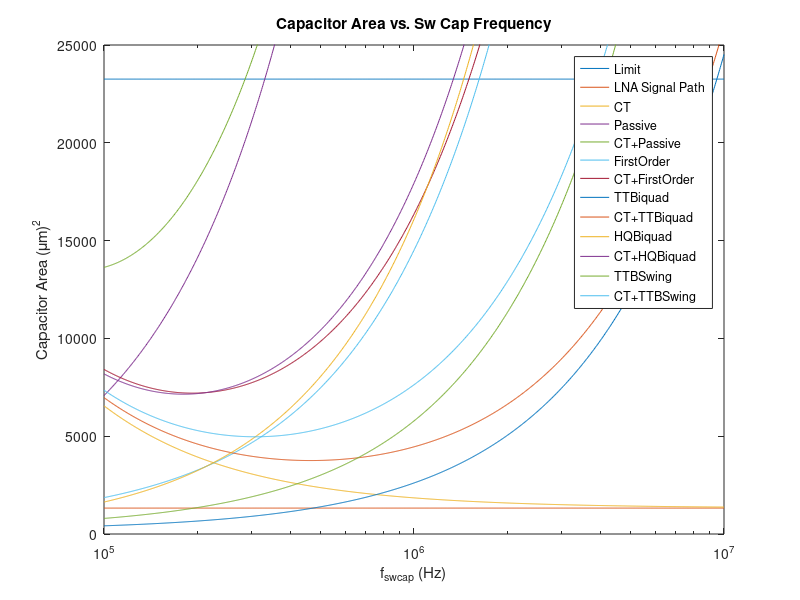
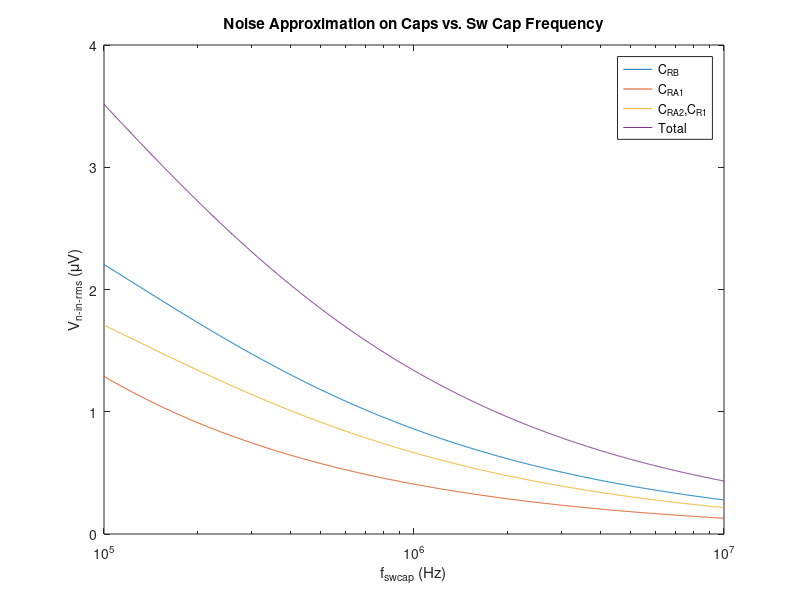
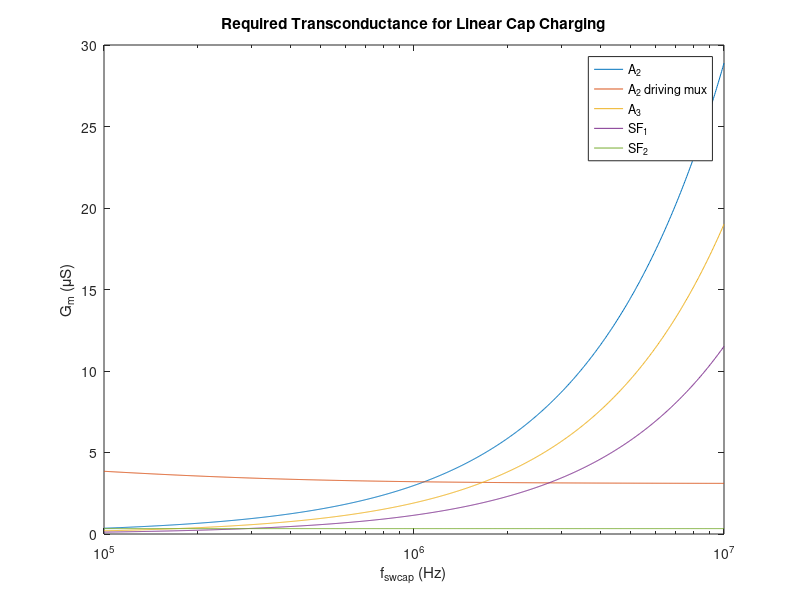
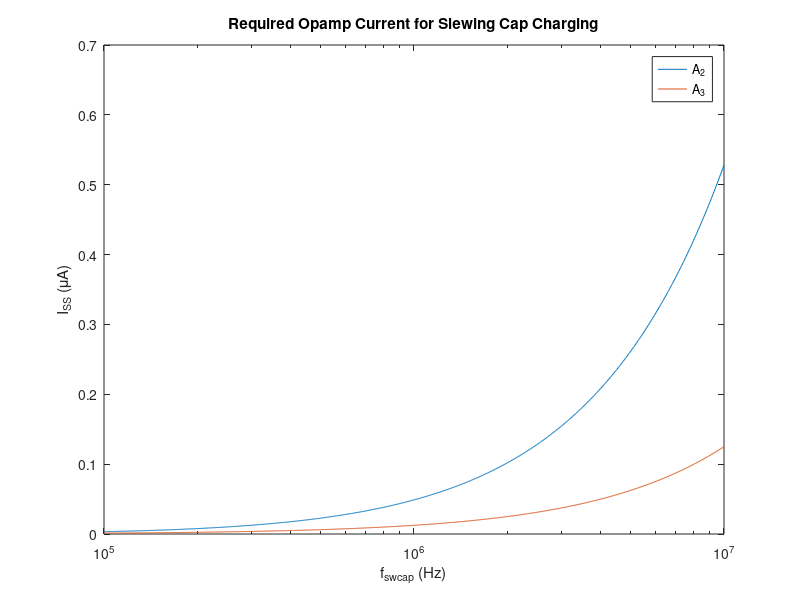

Write the MATLAB code that produced these figures, in order. (Note: this script raises an error after producing the figures.)
% polymorph active swcap BPF calculations
% CRT
% 03/25/2020 - 07/22/2020

%% housekeeping
close all
clear all

%% design parameters

% basic
V_DD = 1.5;
gmid_WI = 25;

% info from pixel system-level design
C_in = 1e-12;

% number of sweep points
num_points = 1000;

% filter design
f_swcap = logspace(5,7,num_points)';
%f_swcap = 480e3;
f_HP = 300;
f_LP = 10e3;
% biquad filter params
omega_0 = 2*pi*sqrt(f_HP .* f_LP);
BW = 2*pi*(f_LP - f_HP);
Q = omega_0 ./ BW;

% mux freq
f_mux = 32 * 30e3;

% first stage gain
A_1 = 100;
A_OL1 = 10000;
% first stage transconductance
g_m1 = 230e-6;
R_O1 = A_OL1 / g_m1;

% filter stage gain
A_f = 1;
% parasitic LPF gain (output of A3)
A_LP = 5/3;

% expected signal amplitudes
sig_AP = 2e-3;
sig_LFP = 3e-3;

% amplitude range
V_pp = 4e-3;
V_p = V_pp / 2;
V_p_single = V_p / 2;

% nonidealities
gain_error = 0.01;
% stopband is defined as the point where 20dB rolloff stops and
% the low-freq zero kicks in
stopband_edge = 5;

% settling accuracy and associated time constant
settle_acc = 0.001;
settling_TCs = -log(settle_acc);
% assumed compensation cap for OTAs
C_load = 100e-15;
% mux line wiring capacitance
C_mux = 20e-15;
% fraction of period available for settling
settling_frac = 0.4;

%% physical constants
k = 1.38e-23;
T = 273 + 37;

%% technology information
cap_per_area = 6.04e-15 / (2*2);    % [F/(um)^2]
cap_per_area_mos = 7.0e-15;
total_area = 152.5^2;
total_cap = total_area * cap_per_area;

area_limit = total_area * ones(num_points, 1);

%% area contrib of LNA signal-path caps
area_sig = 2 .* C_in ./ cap_per_area;

figure
semilogx(f_swcap, area_limit);
hold on
semilogx(f_swcap, area_sig * ones(num_points, 1));

%% area contrib of first-stage CT filter capacitor and signal-path caps
f_LPCT = f_swcap ./ 10;
C_L = g_m1 ./ (2*pi .* f_LPCT .* A_1);

area_CT = C_L ./ cap_per_area_mos + area_sig;

semilogx(f_swcap, area_CT);

%% design based on CT passive second-order BPF

% C_R2 will be the smallest
C_R2 = 10e-15;
R_2 = 1 ./ (f_swcap .* C_R2);
% R_1 must be much smaller in order to gain unity gain in passband
C_R1 = C_R2 .* 10;
R_1 = 1 ./ (f_swcap .* C_R1);
% corresponding caps
C_1 = 1 ./ (2*pi*f_HP.*R_1);
C_2 = 1 ./ (2*pi*f_LP.*R_2);

% for differential operation, need to double shunt R and half shunt C
C_passive = 2*C_1 + C_R1/2 + 2*C_R2 + C_2/2;

% area
area_passive = C_passive ./ cap_per_area;

% plots
semilogx(f_swcap, area_passive);
semilogx(f_swcap, area_passive+area_CT);

%% design based on CT first-order BPF (see Vol. 1 p. 185)

% swcap filter cap calculations
C_4 = 10e-15;
noise_inref = sqrt(k*T ./ C_4) ./ A_1;

C_2 = f_swcap .* C_4 ./ (2*pi*f_HP);

C_1 = A_f .* C_2;

C_3 = (2*pi*f_LP) .* C_1 ./ f_swcap;

C_firstorder = 2.*(C_1 + C_2 + C_3 + C_4);

% area
area_firstorder = C_firstorder ./ cap_per_area;

% plots
semilogx(f_swcap, area_firstorder);
semilogx(f_swcap, area_firstorder+area_CT);

%% design based on CT biquad - TT

% swcap filter cap calculations
C_RA = 10e-15;

R_A = 1 ./ (C_RA .* f_swcap);
C_A = 1 ./ (omega_0 .* R_A);

R_B = R_A .* Q;
C_RB = 1 ./ (R_B .* f_swcap);

R_1 = R_B ./ A_f;
C_R1 = 1 ./ (R_1 .* f_swcap);

C_biquad = 2.*(2.*(C_A + C_RA) + C_RB + C_R1);

% area
area_biquad = C_biquad ./ cap_per_area;

% plots
semilogx(f_swcap, area_biquad);
semilogx(f_swcap, area_biquad+area_CT);

%% design based on CT biquad - TT modified for high-Q

% swcap filter cap calculations
C_RAHQ = 10e-15;

R_AHQ = 1 ./ (C_RAHQ .* f_swcap);
C_AHQ = 1 ./ (omega_0 .* R_AHQ);

C_BHQ = C_AHQ ./ Q;

C_2HQ = A_f .* C_BHQ;

C_HQ = 2.*(2.*(C_AHQ + C_RAHQ) + C_BHQ + C_2HQ);

% area
area_HQ = C_HQ ./ cap_per_area;

% plots
semilogx(f_swcap, area_HQ);
semilogx(f_swcap, area_HQ+area_CT);

%% design based on CT biquad - TT with specified LPF gain

% ok to overwrite cap values if we end up using this topology

% 2 degrees of freedom: C_RA and C_RAP

% swcap filter cap calculations
C_RA = 40e-15;
R_A = 1 ./ (C_RA .* f_swcap);

R_1 = R_A ./ A_LP;
C_R1 = 1 ./ (R_1 .* f_swcap);

R_B = R_1 .* A_f;
C_RB = 1 ./ (R_B .* f_swcap);

C_A = 1./ (R_B .* BW);

C_RAP = 10e-15;
R_AP = 1 ./ (C_RAP .* f_swcap);

C_AP = 1 ./ (R_A .* R_AP .* C_A .* omega_0.^2);

C_biquad = 2.*(C_A + C_RA + C_AP + C_RAP + C_RB + C_R1);

% area
area_biquad = C_biquad ./ cap_per_area;

% plots
semilogx(f_swcap, area_biquad);
semilogx(f_swcap, area_biquad+area_CT);

%% plot settings
xlabel('f_{swcap} (Hz)');
ylabel('Capacitor Area (\mum)^2');
title('Capacitor Area vs. Sw Cap Frequency');
legend('Limit', 'LNA Signal Path', 'CT',...
    'Passive', 'CT+Passive',...
    'FirstOrder', 'CT+FirstOrder',...
    'TTBiquad', 'CT+TTBiquad',...
    'HQBiquad', 'CT+HQBiquad',...
    'TTBSwing', 'CT+TTBSwing');
axis([1e5, 1e7, 0, 25000]);

%% further analysis of TT topology

% noise contribution of switches at each capacitor
% noise in power!
% assume that this sampled noise will appear spread over the fs/2 BW
noise_C_RB = 2.*k.*T ./ (C_A + C_RB);
noise_C_RAP = 2.*k.*T .* C_RA ./ (C_AP .* C_RB);
noise_C_RA = 2.*k.*T .* C_RA ./ (C_RB .* (C_A + C_RB));

% total noise - assume neglig contrib at C_A,
% and assume C_R1 yields same contrib as C_RA
noise_total = noise_C_RB + noise_C_RAP + 2.*noise_C_RA;
noise_total_sqrt = sqrt(noise_total);

% plot as a function of fs
figure
semilogx(f_swcap, sqrt(noise_C_RB)*1e6/A_1);
hold on
semilogx(f_swcap, sqrt(noise_C_RAP)*1e6/A_1);
semilogx(f_swcap, sqrt(noise_C_RA)*1e6/A_1);
semilogx(f_swcap, noise_total_sqrt*1e6/A_1);
xlabel('f_{swcap} (Hz)');
ylabel('V_{n-in-rms} (\muV)');
title('Noise Approximation on Caps vs. Sw Cap Frequency');
legend('C_{RB}', 'C_{RA1}', 'C_{RA2},C_{R1}', 'Total');

%% Source Follower Required Specs

% first calculate settling time: 0.4 of clock period
settling_time = settling_frac ./ f_swcap;
% associated time constant required
time_const = settling_time / settling_TCs;

% calculate gm required for this time constant
gm_SF1_req = C_R1 ./ time_const;

% power calculation
I_SF1_req = 2 .* (gm_SF1_req / gmid_WI);

%% Mux Driver Required Specs (A2 or SF2)

% first calculate settling time: 0.4 of mux clock period
settling_time_mux = settling_frac ./ f_mux;
% associated time constant required
time_const_mux = settling_time_mux / settling_TCs;

% if we use A2 to drive the mux line directly
% calculate equivalent cap used in time constant formula
cap_eq_2_mux = ((C_load+C_mux) .* max(C_R1, C_RA) +...
    (C_load+C_mux) .* (C_RB + C_A) +...
    max(C_R1, C_RA) .* (C_RB + C_A)) ./ (C_RB + C_A);
% calculate required gm
Gm_2_req_mux = cap_eq_2_mux ./ time_const_mux;
I_2_req_mux = 2 .* (Gm_2_req_mux / gmid_WI);

% if we use a source follower
% calculate gm required for this time constant
gm_SF2_req = C_mux ./ time_const_mux;
% power calculation
I_SF2_req = 2 .* (gm_SF2_req / gmid_WI);

%% Opamp Required Specs

% gain specs
A_3_required = 1 ./ (R_AP .* C_AP .* 2 * pi * stopband_edge);
A_2_required = (1-gain_error).*(1 + A_f) ./ gain_error;

% swing specs
A2_swing = sig_AP .* A_1 .* A_f;
A3_swing = sig_LFP .* A_1 .* A_LP;

% settling specs
% required Gm for each amp
cap_eq_2 = (C_load .* max(C_R1, C_RA) + C_load .* (C_RB + C_A) +...
    max(C_R1, C_RA) .* (C_RB + C_A)) ./ (C_RB + C_A);
cap_eq_3 = (C_load .* C_RAP + C_load .* C_AP + C_RAP .* C_AP) ./ C_AP;
Gm_2_req = cap_eq_2 ./ time_const;
Gm_3_req = cap_eq_3 ./ time_const;

% power calculation from linear-charging assumption
I_2_req = 2 .* (Gm_2_req / gmid_WI);
I_3_req = 2 .* (Gm_3_req / gmid_WI);
P_swcap = V_DD .* (I_2_req + I_3_req + I_SF1_req);
P_swcap_A2mux = V_DD .* (I_2_req_mux + I_3_req + I_SF1_req);
P_swcap_SFmux = V_DD .* (I_2_req + I_3_req + I_SF1_req + I_SF2_req);

% now what if amp is slewing?
slew_cap_2 = 1 ./ (1./(C_RB + C_A) + 1./(C_R1 + C_RA));
slew_cap_3 = 1 ./ (1./(C_AP) + 1./(C_RAP));
% assume main signal at A2 output is AP
Iss_2_req = A2_swing ./ settling_time .* slew_cap_2;
% assume main signal at A3 output is LFP
Iss_3_req = A3_swing ./ settling_time .* slew_cap_3;

% another view of bandwidth requirements: GBW
gain_A2 = max(C_RA, C_R1) ./ (C_RB + C_A);
gain_A3 = C_RAP ./ C_AP;
% calculate required BW
BW_req = 1 ./ (time_const .* 2 .* pi);
% calculate required GBW
GBW_A2 = gain_A2 .* BW_req;
GBW_A3 = gain_A3 .* BW_req;

figure
semilogx(f_swcap, Gm_2_req*1e6);
hold on
semilogx(f_swcap, Gm_2_req_mux*1e6);
semilogx(f_swcap, Gm_3_req*1e6);
semilogx(f_swcap, gm_SF1_req*1e6);
semilogx(f_swcap, gm_SF2_req*1e6*ones(size(gm_SF1_req)));
xlabel('f_{swcap} (Hz)');
ylabel('G_m (\muS)');
title('Required Transconductance for Linear Cap Charging');
legend('A_2', 'A_2 driving mux', 'A_3', 'SF_1', 'SF_2');

figure
semilogx(f_swcap, Iss_2_req*1e6);
hold on
semilogx(f_swcap, Iss_3_req*1e6);
xlabel('f_{swcap} (Hz)');
ylabel('I_{SS} (\muA)');
title('Required Opamp Current for Slewing Cap Charging');
legend('A_2', 'A_3');

figure
semilogx(f_swcap, GBW_A2/1e3);
hold on
semilogx(f_swcap, GBW_A3/1e3);
xlabel('f_{swcap} (Hz)');
ylabel('GBW (kHz)');
title('Required GBW for Closed-Loop Integrator Gain');
legend('A_2', 'A_3');

figure
yyaxis left
semilogx(f_swcap, P_swcap*1e6);
hold on
semilogx(f_swcap, P_swcap_A2mux*1e6);
semilogx(f_swcap, P_swcap_SFmux*1e6);
ylabel('P (\muW)');
yyaxis right
semilogx(f_swcap, area_biquad+area_CT);
ylabel('A (\mum)^2');
xlabel('f_{swcap} (Hz)');
title('Tradeoff Between Power and Area');
legend('P: no mux', 'P: A2 drives mux', 'P: SF drives mux', 'A');

%% appendix: confirming biquad frequency response (ideal)

% uses TT design with specified LPF gain
f = logspace(1,6,1000)';
jomega = 1i * f .* 2 .* pi;
num = jomega .* BW;
den = jomega.^2 + jomega .* BW + omega_0.^2;
TF = num./den;
TF_dB = 20.*log10(abs(TF));

num_LP = omega_0.^2 .* A_LP;
TF_LP = num_LP ./ den;
TF_LP_dB = 20.*log10(abs(TF_LP));

figure
semilogx(f, TF_dB);
axis([1e1, 1e6, -60, 20]);
hold on
semilogx(f, TF_LP_dB);
xlabel('f (Hz)');
ylabel('|H(f)| (dB)');
title('Desired biquad frequency response');
legend('BPF Output', 'LPF Output');

%% appendix: validation of z-domain transfer function

% uses TT design with specified LPF gain

% need to use only one switched-cap frequency for this
f_swcap = 480e3;

% swcap filter cap calculations
C_RA = 40e-15;
R_A = 1 ./ (C_RA .* f_swcap);

R_1 = R_A ./ A_LP;
C_R1 = 1 ./ (R_1 .* f_swcap);

R_B = R_1 .* A_f;
C_RB = 1 ./ (R_B .* f_swcap);

C_A = 1./ (R_B .* BW);

C_RAP = 10e-15;
R_AP = 1 ./ (C_RAP .* f_swcap);

C_AP = 1 ./ (R_A .* R_AP .* C_A .* omega_0.^2);

% validation
f = logspace(-3,6,1000)';
jomega = 1i .* f .* 2 .* pi;
num = -jomega .* C_R1 .* f_swcap ./ C_A;
den = (jomega).^2 + jomega .* C_RB .* f_swcap ./ C_A +...
    C_RA .* C_RAP .* (f_swcap).^2 ./ C_A ./ C_AP;
TF = num./den;
TF_dB = 20.*log10(abs(TF));

num_LP = -C_R1 .* C_RAP .* (f_swcap).^2 ./ C_A ./ C_AP;
TF_LP = num_LP ./ den;
TF_LP_dB = 20.*log10(abs(TF_LP));

z = exp(jomega ./ f_swcap);
diff = 1 - z.^-1;

num = -C_R1 .* C_AP .* diff;
den = C_A.*C_AP .* (diff).^2 + C_RB .* C_AP .* diff + C_RA.*C_RAP .* z.^-1;
num_LP = -C_R1 .* C_RAP;

ZTF = num./den;
ZTF_dB = 20.*log10(abs(ZTF));

ZTF_LP = num_LP ./ den;
ZTF_LP_dB = 20.*log10(abs(ZTF_LP));

figure
semilogx(f, TF_dB);
axis([1e-3, f_swcap/2, -60, 20]);
hold on
semilogx(f, ZTF_dB);
semilogx(f, TF_LP_dB);
semilogx(f, ZTF_LP_dB);
xlabel('f (Hz)');
ylabel('|H(f)| (dB)');
legend('BPF CT approx', 'BPF Actual DT', 'LPF CT approx', 'LPF Actual DT');
title('Comparison between CT approx and Actual DT (z-domain)');